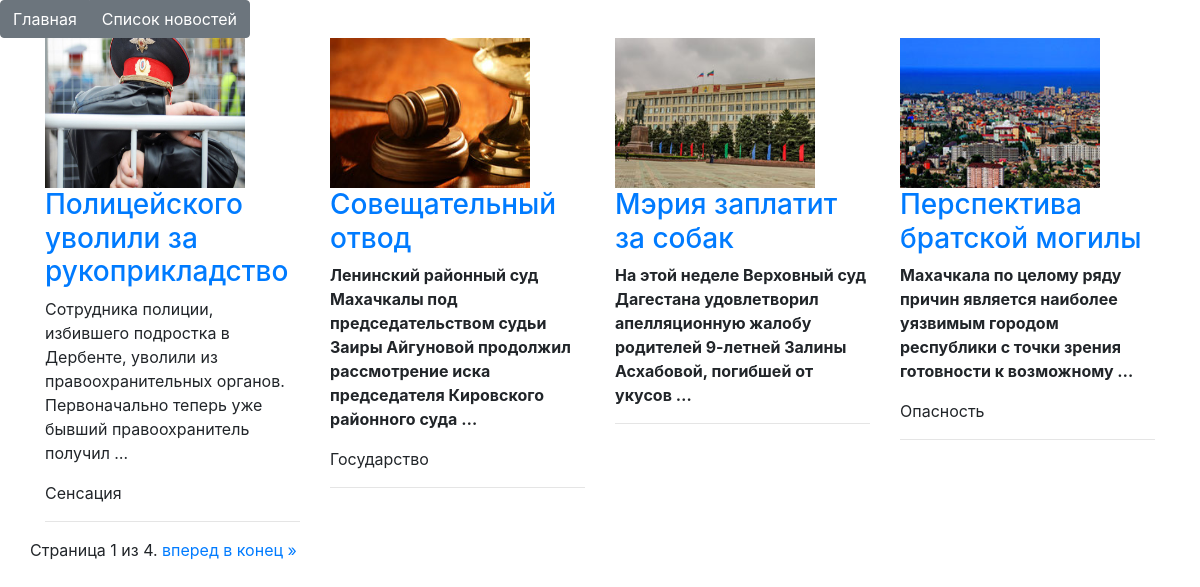
Page /news/ on the committed database.
### news/models.py (models this page shows, shortened)
class News(models.Model):
    name = models.CharField("Название", max_length=100)
    slug = models.SlugField("Слуг", max_length=50)
    date = models.DateField("Дата", default=now)
    img = models.ImageField("Изображение", upload_to='news', blank=True, null=True)
    content = RichTextUploadingField('Контент', default='Статья к новости еще не создана')
    tags = models.CharField("Теги", choices=Tags, blank=True, max_length=2)
    def get_img_url(self):
        if self.img:
            return self.img.url
        return ''

### news/views.py (the view)
# urls.py: path('news/', NewsListView.as_view(), name='list'),
class NewsListView(ListView):
    template_name = 'news.html'
    model = News
    context_object_name = 'news'
    paginate_by = 4

### templates/news.html (shortened to what this page needs)
<!DOCTYPE html>
<html lang="en">
<head>
    <link rel="stylesheet" href="https://maxcdn.bootstrapcdn.com/bootstrap/4.0.0/css/bootstrap.min.css">
</head>
<body>
    <div class="btn-group" role="group" aria-label="Menu">
        <a href='{% url "home" %}' class="btn btn-secondary">Главная</a>
        <a href='{% url "list" %}' class="btn btn-secondary">Список новостей</a>
    </div>
    <div class="container">
        <div class="row">
    {% for article in news %}
        <div class="col">
        <img width='200' height="150" src="{{ article.get_img_url }}" alt="фото новости">
        <a href="{% url 'detail' article.id %}"><h3>{{ article.name }}</h3></a>
        <div>{{ article.content|truncatewords_html:16|safe}}</div>
        <span>{{ article.get_tags_display }}</span>
        <hr>
        </div>
    {% endfor %}
        <div class="pagination">
    <span class="step-links">
        <span class="current">
            Страница {{ page_obj.number }} из {{ page_obj.paginator.num_pages }}.
        </span>
        {% if page_obj.has_next %}
            <a href="?page={{ page_obj.next_page_number }}">вперед</a>
            <a href="?page={{ page_obj.paginator.num_pages }}">в конец &raquo;</a>
        {% endif %}
    </span>
</div>
        </div>
    </div>
</body>
</html>

### rows in the picture
News: get_img_url (picture), name "Полицейского уволили за рукоприкладство", content "Сотрудника полиции, избившего подростка в Дербенте, уволили из правоохранительных органов. Первоначально теперь уже бывший правоохранитель получил …", tags "Сенсация"
News: get_img_url (picture), name "Совещательный отвод", content "Ленинский районный суд Махачкалы под председательством судьи Заиры Айгуновой продолжил рассмотрение иска председателя Кировского районного суда …", tags "Государство"
News: get_img_url (picture), name "Мэрия заплатит за собак", content "На этой неделе Верховный суд Дагестана удовлетворил апелляционную жалобу родителей 9-летней Залины Асхабовой, погибшей от укусов …"
News: get_img_url (picture), name "Перспектива братской могилы", content "Махачкала по целому ряду причин является наиболее уязвимым городом республики с точки зрения готовности к возможному …", tags "Опасность"

### other values in the picture
{{ page_obj.number }} "1"
{{ page_obj.paginator.num_pages }} "4"
